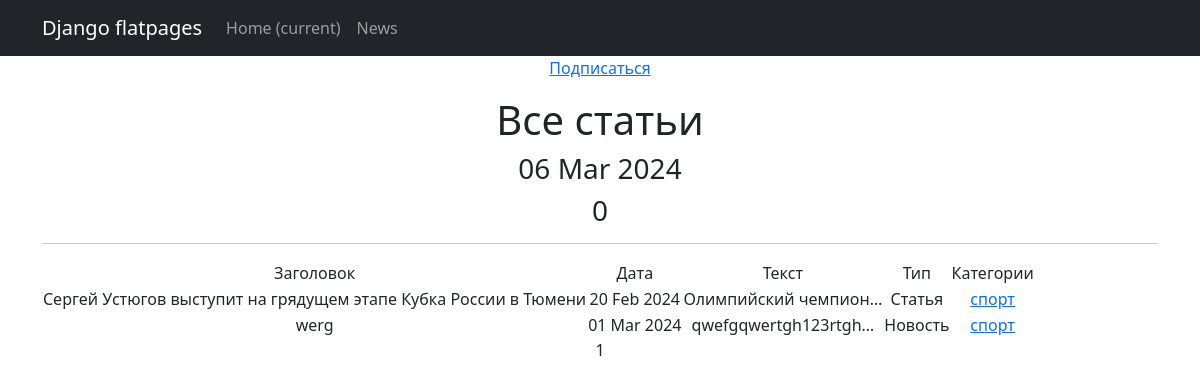
Page /news/categories/2 on the committed database.
### news/models.py (models this page shows, shortened)
class Post(models.Model):
    NEWS = 'NW'
    ARTICLE = "AR"
    POSITIONS = [
        (NEWS, 'Новость'),
        (ARTICLE, 'Статья')
    ]
    author = models.ForeignKey(Author, on_delete=models.CASCADE)
    type = models.CharField(max_length=20, choices=POSITIONS, default=NEWS)
    time_in = models.DateTimeField(auto_now_add=True)
    category = models.ManyToManyField(Category, through='PostCategory')
    title = models.CharField(
        max_length=255,
        unique=True,
    )
    text = models.TextField()
    rating = models.IntegerField(default=0)

class Category(models.Model):
    name = models.CharField(max_length=255, unique=True)
    subscribers = models.ManyToManyField(User, blank=True,null=True, related_name='categories')
    def __str__(self):
        return self.name

### news/views.py (the view)
# urls.py: path('categories/<int:pk>', CategoryListView.as_view(), name='category_list'),
class CategoryListView(PostsList):
    model = Post
    template_name = 'category_list.html'
    context_object_name = 'category_news_list'
    def get_queryset(self):
        self.category = get_object_or_404(Category, id=self.kwargs['pk'])
        queryset = Post.objects.filter(category=self.category)
        return queryset
    def get_context_data(self, **kwargs):
        context = super().get_context_data(**kwargs)
        context['is_not_subscriber'] = self.request.user not in self.category.subscribers.all()
        context['category'] = self.category
        return context

### news/templatetags/custom_filters.py (called while the page is built)
@register.filter()
def censor(value):
    new_text = value.replace('редиска', 'р******')
    new_text = new_text.replace('скуф', 'ск**')
    return new_text

### news/views.py (called while the page is built)
    def get_context_data(self, **kwargs):
        context = super().get_context_data(**kwargs)
        context['time_now'] = datetime.utcnow()
        return context

### templates/category_list.html (shortened to what this page needs)
{% extends 'flatpages/default.html' %}
{% load custom_filters %}
{% load custom_tags %}
{% block content %}
    {% if is_not_subscriber %}
        <p class="text-center"><a href="{% url 'subscribe' category.id %}" class="btn-secondary btn-sm">Подписаться</a></p>
    {% endif %}
    <h1>Все статьи</h1>
    <h3>{{ time_now|date:'d M Y' }}</h3>
    <h3> {{ posts|length }} </h3>
    <hr>
   {% if category_news_list %}
       <table>
           <tr>
               <td>Заголовок</td>
               <td>Дата</td>
               <td>Текст</td>
               <td>Тип</td>
               <td>Категории</td>
           </tr>
           {% for post in category_news_list %}
           <tr>
               <td>
                   {{ post.title|censor }}
               </td>
               <td>
                   {{ post.time_in|date:'d M Y' }}
               </td>
               <td>
                   {{ post.text|truncatechars:20|censor }}
               </td>
               <td>
                   {{ post.type }}
               </td>
               <td>
                   {% for category in post.category.all %}
                       <a href="{% url 'category_list' category.id %}"> {{category}}</a>
                   {% endfor %}
               </td>
           </tr>
           {% endfor %}
       </table>
   {% endif %}
   {{ page_obj.number }}
{% endblock content %}

### rows in the picture
Post: title|censor "Сергей Устюгов выступит на грядущем этапе Кубка России в Тюмени", time_in "20 Feb 2024", text|censor "Олимпийский чемпион…", type "Статья"
Category: name "спорт"
Post: title|censor "werg", time_in "01 Mar 2024", text|censor "qwefgqwertgh123rtgh…", type "Новость"

### other values in the picture
{{ time_now|date:'d M Y' }} "06 Mar 2024"
{{ posts|length }} "0"
{{ page_obj.number }} "1"
